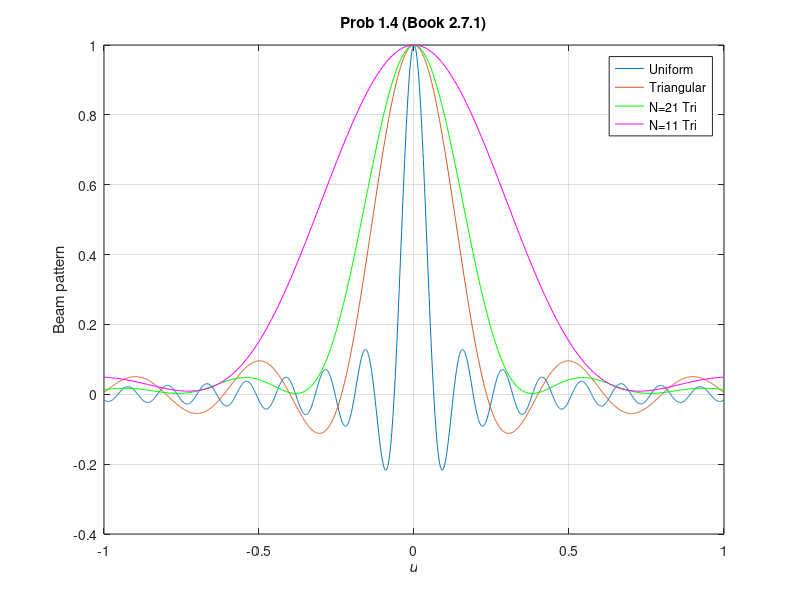

This chart was generated by the following MATLAB code:
clear all
close all

u= [-1:0.001:1]; 
% L = 5*lambda;
% u*L/lambda
% triangular = (arg/2.*sin(arg)-2*cos(arg)+2)/(2*arg.^2);
uniform  = sinc(5*pi*u);
triang = (-10*pi*u.*sin(-5*pi*u)-2*cos(-5*pi*u)+2)./(8*pi*u.^2);

N=21;
D=[-(N-1)/2:1:(N-1)/2].'; %uniform array spacing
D= D/2;
w = [ones(N,1)]/N;
for ii=0:N-1
    
    w(ii+1) = 1-(2*abs(ii-(N-1)/2))/N;
end
c = sum(w)^(-1);
w = w*c;

psi = [-1:0.01:1]*pi;
v = exp(j*D*psi);
B = w'*v;

N2=11;
D2=[-(N2-1)/2:1:(N2-1)/2].';
D2= D2/2; %uniform array spacing
w2 = [ones(N2,1)]/N2;
for ii=0:N2-1
    
    w2(ii+1) = 1-(2*abs(ii-(N2-1)/2))/N2;
end
c2 = sum(w2)^(-1);
w2 = w2*c2;

psi = [-1:0.01:1]*pi;
v2 = exp(j*D2*psi);
B2 = w2'*v2;


h1 = plot(u,uniform);
hold on
h2 = plot(u,(triang)/max(abs(triang)));
h3 = plot(psi/pi, (B),'g');
h4 = plot(psi/pi, (B2),'m');
xlim([-1 1])
grid on
hold off
title('Prob 1.4 (Book 2.7.1)')
ylabel('Beam pattern')
xlabel('{\itu}')
legend([h1 h2 h3 h4],'Uniform','Triangular', 'N=21 Tri', 'N=11 Tri')